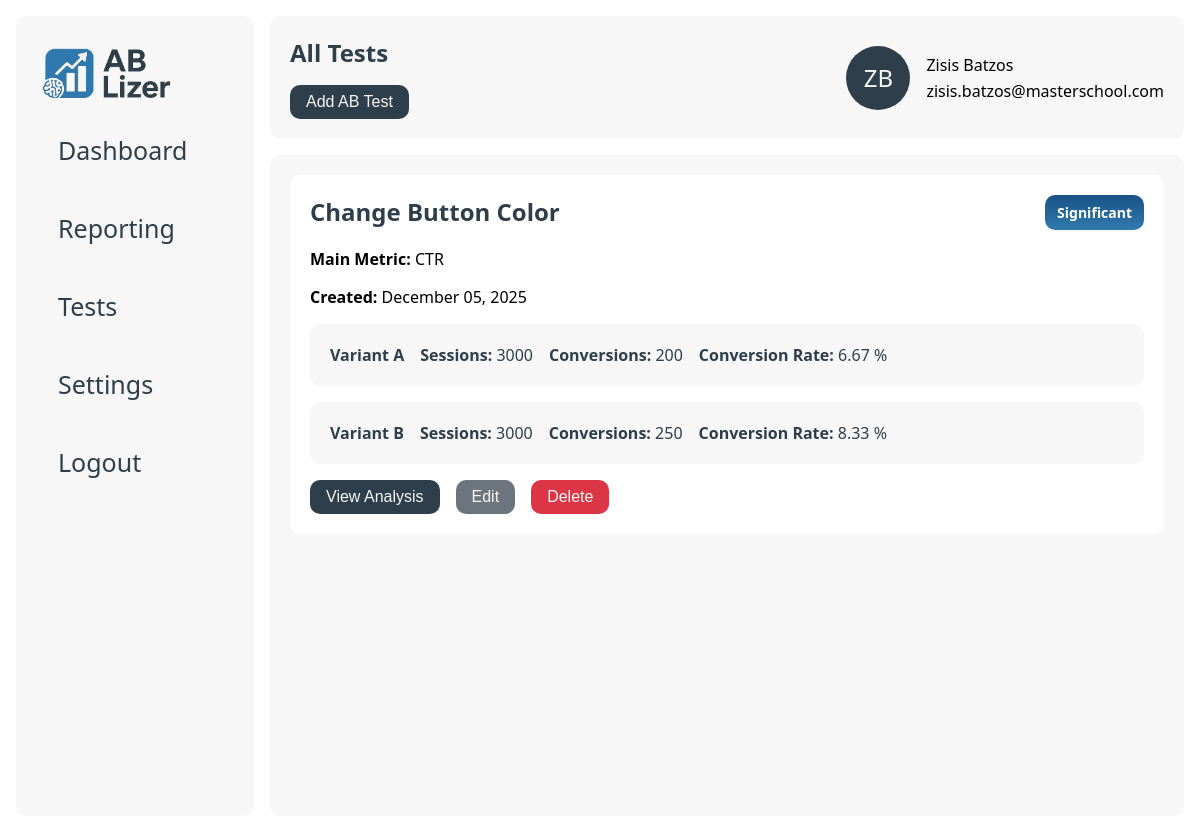
Screenshot of /tests/2 (signed in) with the database file from the repository.
### data/models.py (models this page shows)
class users(db.Model):
    __tablename__ = 'users'
    id = db.Column(db.Integer, primary_key=True)
    company_id = db.Column(db.Integer, db.ForeignKey('companies.id'), nullable=False)
    name = db.Column(db.String(255), nullable=False)
    email = db.Column(db.String(255), nullable=False, unique=True)
    password_hash = db.Column(db.String(255), nullable=True)  # Nullable for existing users
    llm_model = db.Column(db.String(100), nullable=False, default='openai-gpt-4o-mini')
    __repr__ = lambda self: f'<User {self.name}>'
    __str__ = lambda self: f'{self.name} - {self.email}'

class ab_tests(db.Model):
    __tablename__ = 'ab_tests'
    id = db.Column(db.Integer, primary_key=True)
    company_id = db.Column(db.Integer, db.ForeignKey('companies.id'), nullable=False)
    name = db.Column(db.String(255), nullable=False)
    description = db.Column(db.Text, nullable=False)
    metric = db.Column(db.String(255), nullable=False)
    created_at = db.Column(db.DateTime, nullable=False)
    __repr__ = lambda self: f'<Ab_Test {self.id}>'
    __str__ = lambda self: f'{self.id}'

class reports(db.Model):
    __tablename__ = 'reports'
    id = db.Column(db.Integer, primary_key=True)
    test_id = db.Column(db.Integer, db.ForeignKey('ab_tests.id'), nullable=False)
    p_value = db.Column(db.Float, nullable=False)
    summary = db.Column(db.Text, nullable=False)
    significance = db.Column(db.Boolean, nullable=False)
    increase_percent = db.Column(db.Float, nullable=True)
    ai_recommendation = db.Column(db.Text, nullable=False)
    created_at = db.Column(db.DateTime, nullable=False, default=db.func.now())
    __repr__ = lambda self: f'<Report {self.id}>'
    __str__ = lambda self: f'{self.id}'

class variants(db.Model):
    __tablename__ = 'variants'
    id = db.Column(db.Integer, primary_key=True)
    test_id = db.Column(db.Integer, db.ForeignKey('ab_tests.id'), nullable=False)
    name = db.Column(db.String(255), nullable=False)
    impressions = db.Column(db.Integer, nullable=False)
    conversions = db.Column(db.Integer, nullable=False)
    conversion_rate = db.Column(db.Float, nullable=False)
    __repr__ = lambda self: f'<Variant {self.id}>'
    __str__ = lambda self: f'{self.id}'

### app.py (the view)
@app.route("/tests/<int:user_id>")
@login_required
def tests_page(user_id):
    user = db_manager.get_user(user_id)
    tests = db_manager.get_ab_tests(user.company_id)
    variants = db_manager.get_all_variants(user.company_id)
    reports = db_manager.get_all_reports()
    return render_template("tests.html",
                           user=user,
                           tests=tests,
                           variants=variants,
                           reports=reports
                           )

### app.py (called while the page is built)
def login_required(f):
    @wraps(f)
    def decorated_function(*args, **kwargs):
        if 'user_id' not in session:
            flash('Please log in to access this page.', 'error')
            return redirect(url_for('login'))
        return f(*args, **kwargs)
    return decorated_function

@app.template_filter('initials')
def get_initials(name):
    if not name:
        return ''
    parts = name.strip().split()
    if len(parts) >= 2:
        return (parts[0][0] + parts[1][0]).upper()
    elif len(parts) == 1:
        return parts[0][:2].upper()
    return ''

### data/db_manager.py (called while the page is built)
    def get_ab_tests(self, company_id):
        return ab_tests.query.filter_by(company_id=company_id).order_by(ab_tests.created_at.desc()).all()

    def get_all_variants(self, company_id):
        return db.session.query(variants).join(ab_tests).filter(ab_tests.company_id == company_id).all()

    def get_all_reports(self):
        return reports.query.all()

    def get_user(self, user_id):
        return users.query.filter_by(id=user_id).first()

### templates/tests.html (shortened to what this page needs)
{% extends "base.html" %}
{% block page_title %}All Tests{% endblock %}
{% block page_button %}
    <div class="button-container">
        <button class="btn" id="addTestBtn">Add AB Test</button>
    </div>
{% endblock %}
{% block content %}
    <div class="col">
        {% for test in tests %}
            <div class="card long">
                <div class="col">
                    <div>
                        <div class="card-header">
                            <h2><strong>{{ test.name }}</strong></h2>
                            {% for report in reports %}
                                {% if report.test_id == test.id %}
                                    {% if report.significance %}
                                        <div class="tag gradient">
                                            <p><strong>Significant</strong></p>
                                        </div>
                                    {% else %}
                                        <div class="tag secondary">
                                            <p><strong>Not Significant</strong></p>
                                        </div>
                                    {% endif %}
                                {% endif %}
                            {% endfor %}
                        </div>
                        <div class="col">
                            <span><strong>Main Metric:</strong> {{ test.metric }}</span>
                            <span><strong>Created:</strong> {{ test.created_at.strftime('%B %d, %Y') if test.created_at else 'N/A' }}</span>
                        </div>
                    </div>
                    <div class="col">
                        {% set ns = namespace(counter = 0) %}
                        {% for variant in variants %}
                            {% if variant.test_id == test.id %}
                                <div class="card long secondary">
                                    <div class="row">
                                        <p><strong>{{ variant.name }}</strong></p>
                                        <p><strong>Sessions:</strong> {{ variant.impressions }}</p>
                                        <p><strong>Conversions:</strong> {{ variant.conversions }}</p>
                                        <p><strong>Conversion Rate:</strong> {{ variant.conversion_rate }} %</p>
                                    </div>
                                </div>
                                {% set ns.counter = ns.counter + 1 %}
                            {% endif %}
                        {% endfor %}
                    </div>
                    {% if ns.counter == 0 %}
                        <div class="row">
                            <button class="btn" id="addVariantBtn">Add Variants</button>
                            <form action="{{ url_for('tests_page_delete_test', user_id=user.id, test_id=test.id) }}"
                                  class="inline-form" method="post">
                                <button class="btn btn-danger" onclick="return confirm('Delete this test?');" type="submit">
                                    Delete
                                </button>
                            </form>
                        </div>
                        <div id="variantModal" class="modal">
                            <div class="modal-content">
                                <span id="closeVariantBtn" class="close">&times;</span>
                                <h2>Create New Variant</h2>
                                <form id="variantForm" method="post"
                                      action="{{ url_for('tests_page_create_variant', user_id=user.id, test_id=test.id) }}">
                                    <div class="column-grid-2">
                                        <div class="test-card variant">
                                            <h3>Variant A</h3>
                                            <div class="form-group">
                                                <label for="var1_impressions">Impressions:</label>
                                                <input type="number" id="var1_impressions" name="var1_impressions"
                                                       required>
                                            </div>
                                            <div class="form-group">
                                                <label for="var1_conversions">Conversions:</label>
                                                <input type="number" id="var1_conversions" name="var1_conversions">
                                            </div>
                                        </div>
                                        <div class="test-card variant">
                                            <h3>Variant B</h3>
                                            <div class="form-group">
                                                <label for="var2_impressions">Impressions:</label>
                                                <input type="number" id="var2_impressions" name="var2_impressions"
                                                       required>
                                            </div>
                                            <div class="form-group">
                                                <label for="var2_conversions">Conversions:</label>
                                                <input type="number" id="var2_conversions" name="var2_conversions">
                                            </div>
                                        </div>
                                    </div>
                                    <div class="form-actions">
                                        <button type="submit" class="btn">Create</button>
                                        <button type="button" class="btn btn-secondary" id="cancelVariantBtn">Cancel
                                        </button>
                                    </div>
                                </form>
                            </div>
                        </div>
                    {% else %}
                        <div class="row">
                            <a href="{{ url_for('analysis_page', user_id=user.id, test_id=test.id) }}">
                                <button class="btn" type="button">View Analysis</button>
                            </a>
                            <a href="{{ url_for('edit_test_page', user_id=user.id, test_id=test.id) }}">
                                <button class="btn btn-secondary" type="button">Edit</button>
                            </a>
                            <form action="{{ url_for('tests_page_delete_test', user_id=user.id, test_id=test.id) }}"
                                  class="inline-form" method="post">
                                <button class="btn btn-danger" onclick="return confirm('Delete this test?');"
                                        type="submit">
                                    Delete
                                </button>
                            </form>
                        </div>
                    {% endif %}
                </div>
            </div>
        {% endfor %}
    </div>
{% endblock %}

### templates/base.html (shortened to what this page needs)
<!DOCTYPE html>
<html lang="en">
<head>
    <link href="{{ url_for('static', filename='style.css') }}" rel="stylesheet">
</head>
<body>
<div class="main-wrapper">
    <div class="sidenav" id="mySidenav">
        <div class="sidenav-container">
            <a class="logo" href="/"><img src="{{ url_for('static', filename='logo_ab-lizer.png') }}" height="50px"></a>
            <a href="/">
                <div class="tab">Dashboard</div>
            </a>
            <a href="/reports/{{ user.id }}">
                <div class="tab">Reporting</div>
            </a>
            <a href="/tests/{{ user.id }}">
                <div class="tab">Tests</div>
            </a>
            <a href="/settings/{{ user.id }}">
                <div class="tab">Settings</div>
            </a>
            <a href="{{ url_for('logout') }}">
                <div class="tab">Logout</div>
            </a>
        </div>
    </div>
    <div class="wrapper">
        <nav>
            <div class="container navigation">
                <div class="hero">
                    <h1>{% block page_title %}{% endblock %}</h1>
                    {% block page_button %}{% endblock %}
                </div>
                <div class="col-wrapper">
                    <div class="profile">
                        <div class="profile-image">{{ user.name|initials }}</div>
                    </div>
                    <div class="profile-info">
                        <div>
                            {{ user.name }}
                        </div>
                        <div>
                            {{ user.email }}
                        </div>
                    </div>
            </div>
        </nav>
        <main class="container">
            {% block content %}{% endblock %}
        </main>
    </div>
</div>
</body>
</html>

### static/style.css (style rules this page uses)
:root { --primary: #2E3E4A; --secondary: #F7F7F7; --accent: #317AAE; --gradient: linear-gradient(180deg, rgba(25, 82, 133, 1) 0%, rgba(49, 122, 174, 1) 100%); --danger: #ef4444; --bg: #ffffff; --radius: 10px; --shadow: 0 2px 8px rgba(30, 41, 59, 0.06); --font-primary: 'Segoe UI', 'Roboto', Arial, sans-serif; }
* { box-sizing: border-box; }
body { font-family: var(--font-primary), sans-serif; background: var(--bg); margin: 0; padding: 0; }
nav { background: var(--bg); }
main { overflow-y: scroll; }
p { color: var(--primary); }
p:last-child { margin-bottom: 0; }
h1, h2, h3, h4, h5, h6, p { margin-top: 0; color: var(--primary); }
a { color: var(--primary); text-decoration: none; }
.hero { display: flex; flex-direction: column; justify-content: center; gap: 16px; }
.main-wrapper { display: flex; padding: 16px; }
.wrapper { width: 100%; height: 100vh; padding-left: 16px; align-self: stretch; gap: 16px; display: flex; flex-direction: column; }
.container { padding: 20px 20px; background: var(--secondary); border-radius: var(--radius); height: 100%; }
.container.navigation { display: flex; justify-content: space-between; align-items: center; }
.container.navigation h1 { margin-bottom: 0; }
.logo { font-size: 1.5rem; font-weight: bold; text-decoration: none; }
.profile-image { display: flex; align-items: center; justify-content: center; border-radius: 50%; background-color: var(--primary); padding: 2px; width: 64px; height: 64px; font-size: 24px; color: var(--secondary); }
.profile-info { display: flex; flex-direction: column; gap: 4px; justify-content: center; }
.sidenav { width: 300px; background-color: var(--bg); position: static; height: 100vh; overflow-x: hidden; }
.sidenav a { color: var(--primary); text-decoration: none; font-size: 25px; display: block; }
.sidenav .tab { padding: 16px 16px; color: var(--primary); text-decoration: none; font-size: 25px; display: block; transition: 0.3s; border-radius: var(--radius); }
.sidenav-container { display: flex; flex-direction: column; gap: 12px; background-color: var(--secondary); border-radius: var( --radius); padding: 32px 26px; height: 100%; }
.card { border-radius: var( --radius); padding: 20px; min-width: 200px; background-color: var(--bg); }
.card-header { display: flex; justify-content: space-between; align-items: flex-start; }
.gradient { background: var(--gradient); }
.tag { padding: 8px 12px; border-radius: 10px; font-size: 14px; }
.gradient p { color: var(--bg); margin-bottom: 0; }
.secondary { background: var(--secondary); }
.secondary p { margin-bottom: 0; }
.card.long { width: 100%; }
.col-wrapper { display: flex; gap: 16px; flex-wrap: wrap; flex-grow: 0; flex-direction: row; }
.col { display: flex; flex-direction: column; gap: 16px; }
.row { display: flex; gap: 16px; flex-wrap: wrap; align-items: flex-start; align-content: flex-start; }
.button-container { display: flex; justify-content: flex-start; gap: 12px; }
.btn { padding: 8px 16px; border: none; border-radius: var(--radius); font-size: 1rem; cursor: pointer; background: var(--primary); color: var(--secondary); }
.btn-secondary { background-color: #6c757d; }
.btn-danger { background-color: #dc3545; }

### rows the page displays
users: name|initials "ZB", name "Zisis Batzos", email "zisis.batzos@masterschool.com"
ab_tests: name "Change Button Color", metric "CTR", created_at "December 05, 2025"
reports: significance "Significant"
variants: name "Variant A", impressions "3000", conversions "200", conversion_rate "6.67"
variants: name "Variant B", impressions "3000", conversions "250", conversion_rate "8.33"
